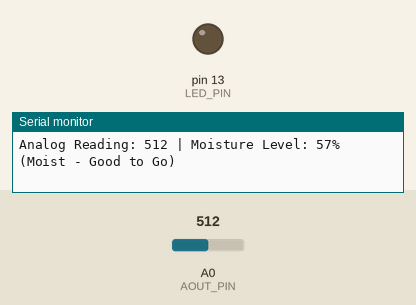
Simulated run of this sketch. Board: Arduino Uno, built with avr-gcc and run on an emulated ATmega328P. Parts: output pins drawn as LEDs (lit = HIGH), the last lines printed to the serial monitor. The test bench sets the inputs (shaded band); at power-on: A0 (AOUT_PIN) = 512.

Above: at 1.8 s.
1.9 s: A0 (AOUT_PIN) set to 585
3.4 s: A0 (AOUT_PIN) set to 619
At 4.3 s:
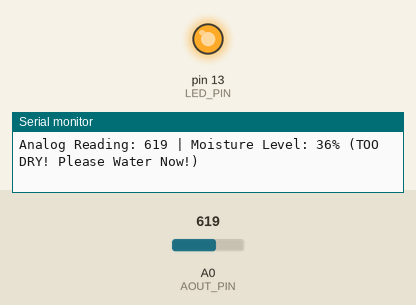
5.5 s: A0 (AOUT_PIN) set to 511
At 7.2 s:
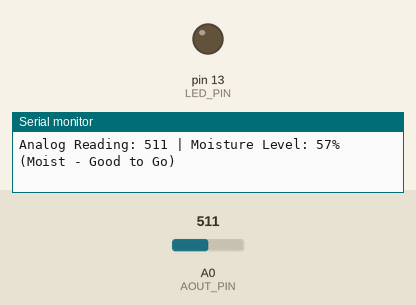
7.5 s: A0 (AOUT_PIN) set to 716
At 9.1 s:
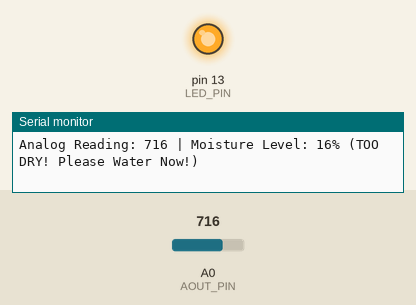
Timing chart, 0 to 10.5 s (numbered marks = the images above; inputs shaded):
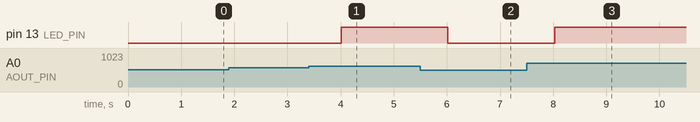

The sketch:

soil_moistur.ino
```cpp
#define AOUT_PIN A0
#define LED_PIN 13

const int DRY_VALUE = 800;
const int WET_VALUE = 300;

const int DRY_THRESHOLD_PERCENT = 40;

void setup() {
  Serial.begin(9600);
  pinMode(LED_PIN, OUTPUT);
}

void loop() {
  int analogValue = analogRead(AOUT_PIN);

  int moisturePercent = map(analogValue, DRY_VALUE, WET_VALUE, 0, 100);

  if (moisturePercent < 0) {
    moisturePercent = 0;
  }
  if (moisturePercent > 100) {
    moisturePercent = 100;
  }

  Serial.print("Analog Reading: ");
  Serial.print(analogValue);
  Serial.print(" | Moisture Level: ");
  Serial.print(moisturePercent);
  Serial.print("% (");

  if (moisturePercent >= 70) {
    Serial.println("Very Wet - Don't Water)");
    digitalWrite(LED_PIN, LOW);
  } else if (moisturePercent >= 40) {
    Serial.println("Moist - Good to Go)");
    digitalWrite(LED_PIN, LOW);
  } else {
    Serial.println("TOO DRY! Please Water Now!)");
    digitalWrite(LED_PIN, HIGH);
  }

  delay(1000);
}
```

Measured:
- the behaviour switches between 600 and 601 on A0 (AOUT_PIN) (found by bisection; images 0 and 1)
- after the input at 3.4 s, pin 13 (LED_PIN): LOW → HIGH after 0.61 s
- after the input at 5.5 s, pin 13 (LED_PIN): HIGH → LOW after 0.52 s
- after the input at 7.5 s, pin 13 (LED_PIN): LOW → HIGH after 0.53 s
